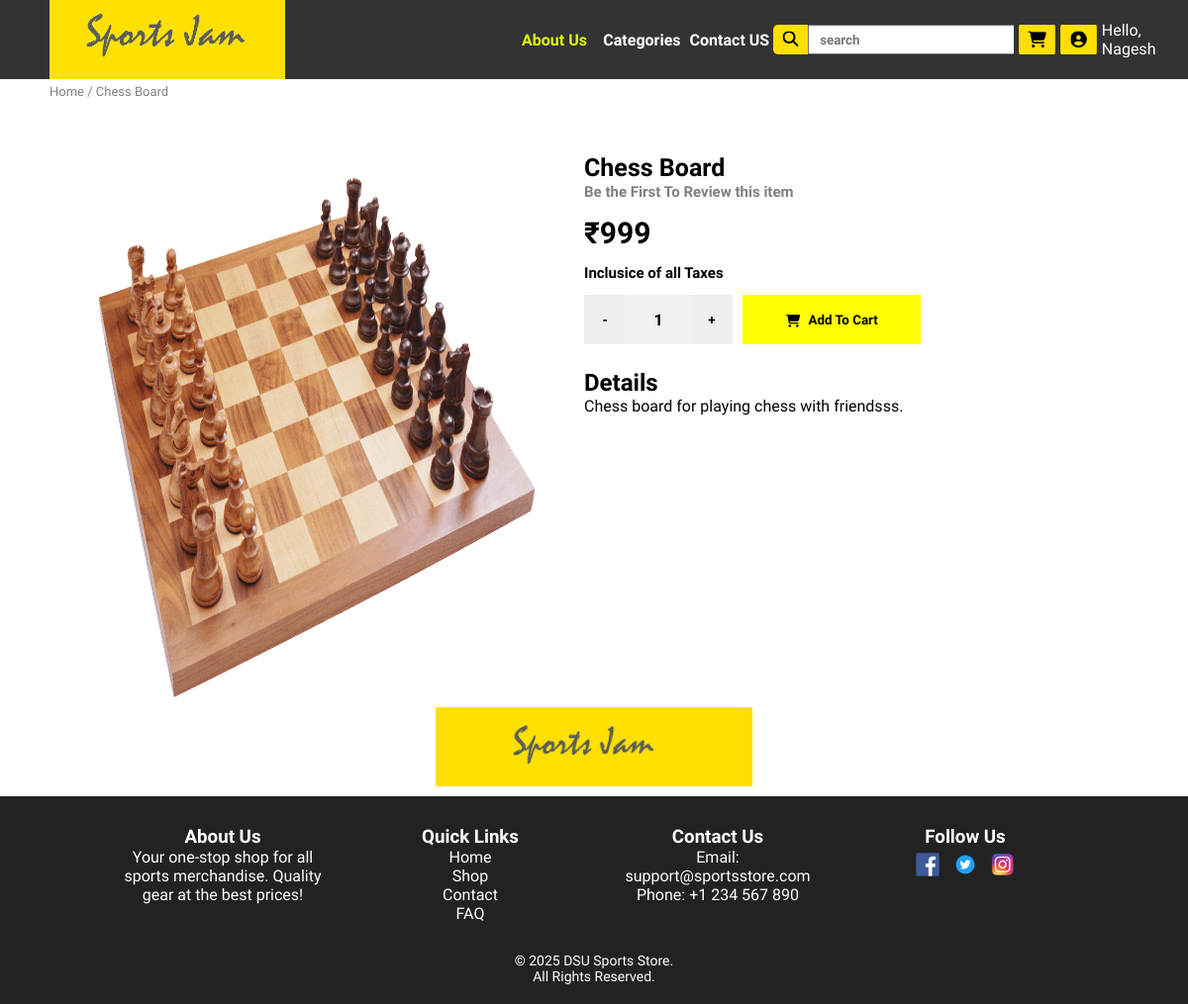
/otherPages/productDetailes.php?id=5 (signed in), run on the app's committed database.
### tables this page shows
CREATE TABLE `product` (
  `id` int(3) NOT NULL,
  `name` varchar(30) NOT NULL,
  `price` int(6) NOT NULL,
  `description` varchar(1000) NOT NULL,
  `image` varchar(50) NOT NULL,
  `category` varchar(50) NOT NULL
);

### otherPages/productDetailes.php (the view, shortened to what this page needs)
<!DOCTYPE html>
<html lang="en">
    <?php
        if(isset($_GET["id"])){
        $id = intval($_GET["id"]);
        $connection = mysqli_connect("localhost","root","","sports_store_sem2");
        if($connection){
            $ItemToBeSelect = "SELECT * FROM product WHERE id = $id";
            $selectedItemResult = mysqli_query($connection,$ItemToBeSelect);
            $selectedItem = mysqli_fetch_assoc($selectedItemResult);
        }
    }
    ?>
<head>
    <link rel="stylesheet" href="./product.css">
    <link rel="stylesheet" href="../style.css">
    <link rel="stylesheet" href="https://cdnjs.cloudflare.com/ajax/libs/font-awesome/6.7.2/css/all.min.css"
 />
</head>
<body>
    <div class="custom-navbar">
        <a href="../index.php" class="logo-con">
            <div class="logo">
            </div>
        </a>
        <div class="nav-options">
            <div class="nav-opt">
                <div class="opt"><a id="opt-f" href="../navigational_bar_options/about_us.php">About
                        Us</a></div>
                <div class="opt" id="dropdown"><a href="#" style="padding: 0px 5px;">Categories</a></div>
                <div class="opt contact-us"><a href="#">Contact US</a></div>
                <form action="../PHP/searchItem.php" method="post">
                    <div class="search-icon-con">
                        <div class="search-icon">
                            <button type="submit"><i class="fa-solid fa-magnifying-glass"></i></button>
                        </div>
                        <input type="text" class="search-bar" placeholder="search" name="search-keyword">
                    </div>
                </form>
                <div class="icon-con">
                    <div class="opt-icon cart-icon">
                        <a href="#" class="opt-icon-a ">
                            <i class="fa-solid fa-cart-shopping"></i>
                        </a>
                    </div>
                    <div class="opt-icon user-icon">
                        <a href="../navigational_bar_options/Registerhtml.php" class="opt-icon-a">
                            <i class="fa-solid fa-circle-user"></i>
                        </a>
                    </div>
                </div>
                <div class="user">
                    <?php
                        if (isset($_SESSION["user_id"])) {
                            echo "Hello, ". $_SESSION["user_name"];
                        }else{
                            echo "<span style=\"width:max-content;\">Register pls</span>";
                        }
                    ?>
                </div>
            </div>
        </div>
    </div>
    <div class="breakbead">
        <?php
            echo "Home / " . $selectedItem["name"];
        ?>
    </div>
    <main>
        <div class="main-item">
            <div class="product-img-con">
                <div class="itm-img">
                    <?php
                        echo '<img src="../pictures/shoping_sec/'. $selectedItem["image"]. '" style="width:100%;height:100%;">';
                    ?>
                </div>
            </div>
            <div class="itm-info">
                <h3 class="Item-name">
                    <?php
                            echo $selectedItem["name"];
                    ?>
                </h3>
                <span id="sub-title">Be the First To Review this item</span>
                <div class="item-price">
                    <div class="final-item-price">
                        <?php
                            echo "₹".$selectedItem["price"];
                        ?>
                    </div>
                    <span>Inclusice of all Taxes</span>
                </div>
                <div class="quantity-cart">
                    <div class="quentity-con">
                        <div class="quentity-btn">
                            <button class="quentity-act" onclick="quantitycountFun('-')">-</button>
                            <div class="quentity-count"></div>
                            <button class="quentity-act" onclick="quantitycountFun('+')">+</button>
                        </div>
                    </div>
                    <div class="add-to-cart">
                        <form id="cartForm" action="../PHP/addToCart.php" method="post">
                            <button type="button" onclick="sendToPHP(<?php echo $id; ?>)" style="background:transparent;border:none;" class="add-to-cart-text">
                                <i class="fa-solid fa-cart-shopping"
                                    style="margin-right: 5px; position: relative; top: 3px;"></i>
                                Add To Cart
                            </button>
                        </form>
                    </div>
                </div>
                <div class="details">
                    <h2>Details</h2>
                    <p class="item-details">
                        <?php
                            echo $selectedItem["description"];
                        ?>
                    </p>
                </div>
            </div>
        </div>
    </main>
    <div class="footer-logo">
        <div class="footer-logo-box">
            <img src="../pictures/LOGO.jpg" alt="">
        </div>
    </div>
    <footer>
        <div class="footer-container">
            <div class="footer-section">
                <h3>About Us</h3>
                <p>Your one-stop shop for all sports merchandise. Quality gear at the best prices!</p>
            </div>
            <div class="footer-section">
                <h3>Quick Links</h3>
                <ul>
                    <li><a href="#home">Home</a></li>
                    <li><a href="#shop">Shop</a></li>
                    <li><a href="#contact">Contact</a></li>
                    <li><a href="#faq">FAQ</a></li>
                </ul>
            </div>
            <div class="footer-section">
                <h3>Contact Us</h3>
                <p>Email: support@sportsstore.com</p>
                <p>Phone: +1 234 567 890</p>
            </div>
            <div class="footer-section">
                <h3>Follow Us</h3>
                <a href="https://www.instagram.com/01x_rehan/?__pwa=1"><img src="../pictures/other sec picures/footer_facebook.png" alt="Facebook"></a>
                <a href="https://www.instagram.com/01x_rehan/?__pwa=1"><img src="../pictures/other sec picures/footer_x.png" alt="Twitter"></a>
                <a href="https://www.instagram.com/01x_rehan/?__pwa=1"><img src="../pictures/other sec picures/footer_insta.png" alt="Instagram"></a>
            </div>
        </div>
        <p class="footer-bottom">&copy; 2025 DSU Sports Store. <br> All Rights Reserved.</p>
    </footer>
</body>
</html>

### otherPages/product.css (style rules this page uses)
* { font-family: "Martel Sans", sans-serif; }
.breakbead { width: 100%; height: 40 px; color: grey; padding: 5px 5px 5px 50px; font-weight: 500; font-size: small; }
.main-item { display: flex; width: 100%; height: max-content; }
.product-img-con { width: 45%; height: 600px; padding-left: 100px; padding-top: 75px; }
.itm-img { width: 100%; height: 100%; }
.itm-info { width: 50%; height: 100%; padding: 50px; }
.itm-info h3 { font-size: 25px; font-weight: 900; }
.itm-img { overflow: hidden; }
#sub-title { font-weight: 700; color: grey; font-size:15px ; transition: all 0.1s ease-out; }
.item-price { width: max-content; height: max-content; margin-top: 15px; font-weight: 600; font-size: 30px; }
.item-price span { font-size: 15px; }
.quantity-cart { margin-top:10px ; display: flex; }
.quentity-con { width: 150px; height: 50px; }
.quentity-btn { width: 100%; height: 100%; background-color: rgb(241, 241, 241); display: flex; justify-content: space-between; }
.quentity-act { font-weight: 900; width: 28%; border: none; cursor: pointer; }
.quentity-count { font-weight: 700; display: flex; align-items: center; }
.add-to-cart { width: 180px; height: 50px; margin-left: 10px; display: flex; align-items: center; justify-content: center; position: relative; background-color: yellow; color: black; z-index: 1; padding: 10px; cursor: pointer; }
.add-to-cart::after { content: ''; position: absolute; top: 0; bottom: 0; right: 0; left: 0; background-color: black; z-index: -1; transform-origin: left; height: 100%; width: 0; transition: all 0.2s; }
.add-to-cart-text { font-weight: 700; transition: all 0.2s; }
.details { margin-top: 25px; }

### data on the page
product: name "Chess Board", image (picture), price "999", description "Chess board for playing chess with friendsss."

### other printed values
$_SESSION["user_name"] "Nagesh"
